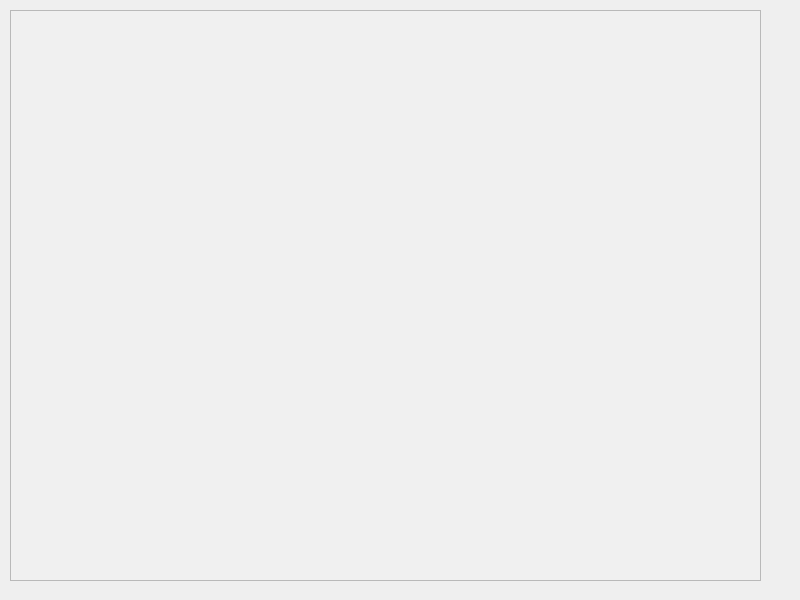
<?xml version="1.0" encoding="UTF-8"?>
<ui version="4.0">
 <class>MainWindow</class>
 <widget class="QMainWindow" name="MainWindow">
  <property name="geometry">
   <rect>
    <x>0</x>
    <y>0</y>
    <width>800</width>
    <height>600</height>
   </rect>
  </property>
  <property name="windowTitle">
   <string>MainWindow</string>
  </property>
  <widget class="QWidget" name="centralwidget">
   <widget class="QTreeView" name="treeView">
    <property name="geometry">
     <rect>
      <x>10</x>
      <y>10</y>
      <width>751</width>
      <height>571</height>
     </rect>
    </property>
    <property name="font">
     <font>
      <family>新細明體</family>
      <pointsize>12</pointsize>
     </font>
    </property>
    <property name="styleSheet">
     <string notr="true">QTreeView {
    background-color: #F0F0F0; /* 淺灰色 */
}</string>
    </property>
    <property name="editTriggers">
     <set>QAbstractItemView::NoEditTriggers</set>
    </property>
   </widget>
  </widget>
 </widget>
 <resources/>
 <connections/>
</ui>
